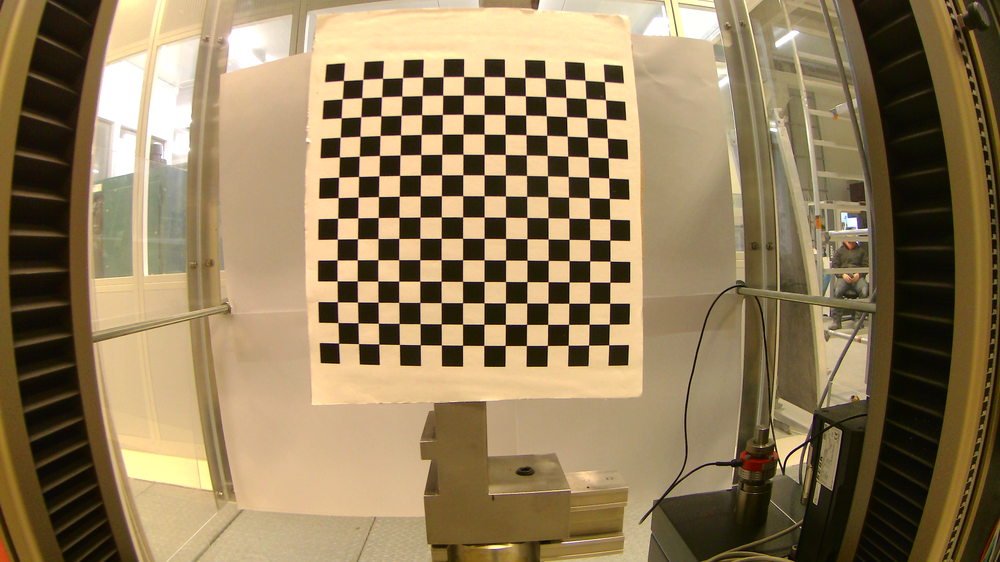
#> input picture src/calibration_images/calib_00.png, 1000 x 562 px, shrunk from 1920 x 1080 before the run
$ python -i videocapture.py   (imports and definitions only)
#> lines starting #> are read from the running program, lines starting #| are printed output that depends on the picture
#> further down, picture is the input picture: shape (562, 1000, 3); mean B, G, R 90, 125, 145.4
import numpy as np
import cv2


def detect_corners(cv_img : np.ndarray) -> np.ndarray:
    """
        https://docs.opencv.org/3.4/dc/d0d/tutorial_py_features_harris.html
    """
    gray = cv2.cvtColor(cv_img, cv2.COLOR_BGR2GRAY)
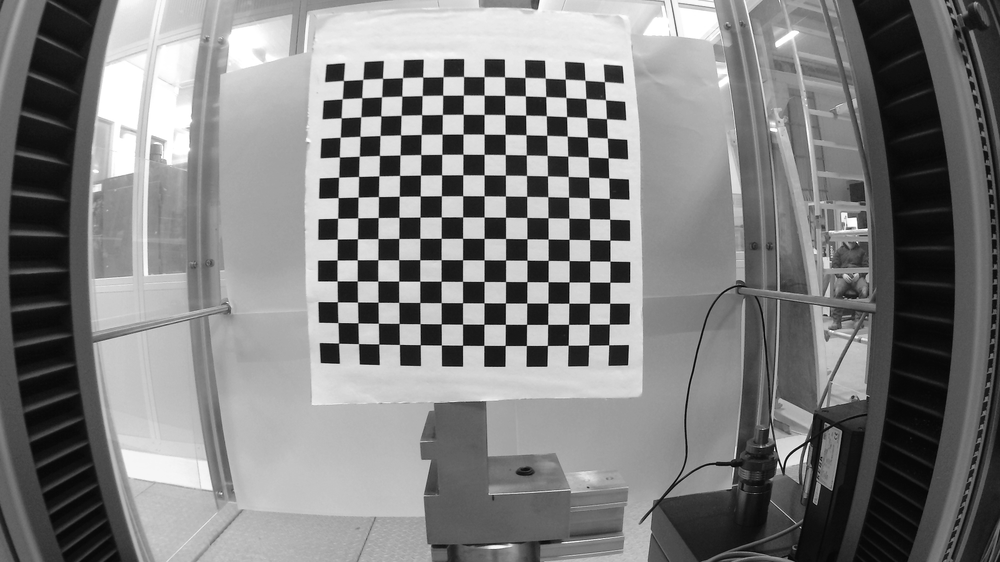
#> gray: shape (562, 1000); min 1, max 255, mean 127.1

    # finding corners
    gray = np.float32(gray)
    dst = cv2.cornerHarris(gray, 2,3, 0.04)
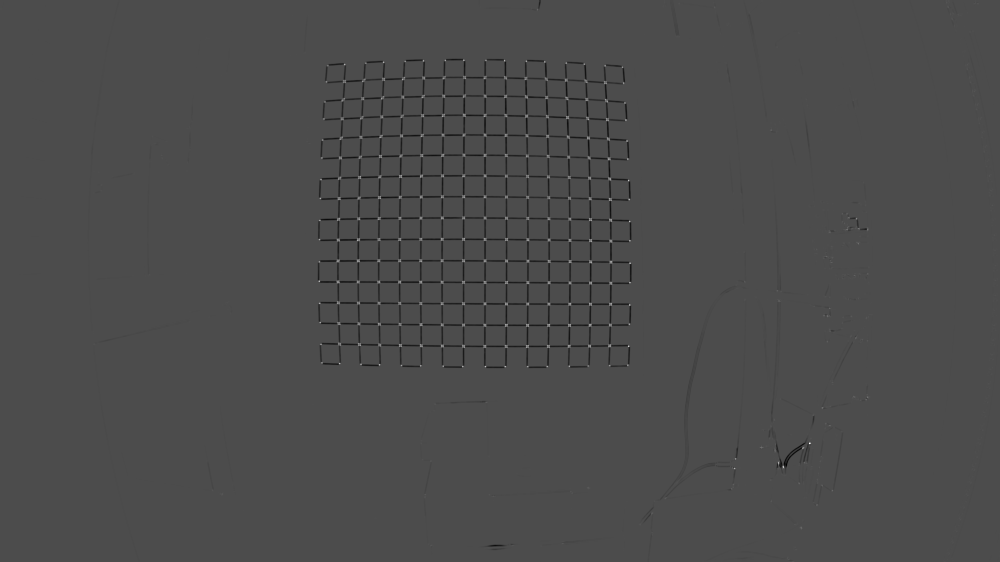
#> dst: shape (562, 1000) float32; min -52116996, max 121389072, mean -586388.9; drawn with min black and max white
    dst = cv2.dilate(dst, None)
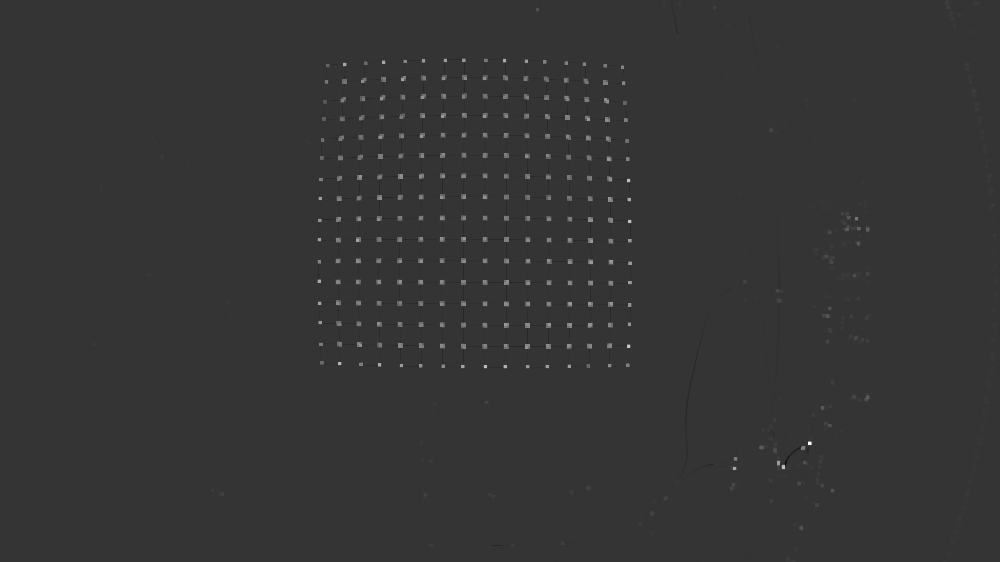
#> dst: shape (562, 1000) float32; min -31206188, max 121389072, mean 420551.3; drawn with min black and max white

    return dst

def detect_sift(cv_img : np.ndarray) -> np.ndarray:
    gray = cv2.cvtColor(cv_img, cv2.COLOR_BGR2GRAY)

    sift = cv2.SIFT_create()
    kp, des = sift.detectAndCompute(gray, None)
    return kp, des

>>> import cv2
>>> picture = cv2.imread('../calibration_images/calib_00.png')
>>> result = detect_corners(picture)
